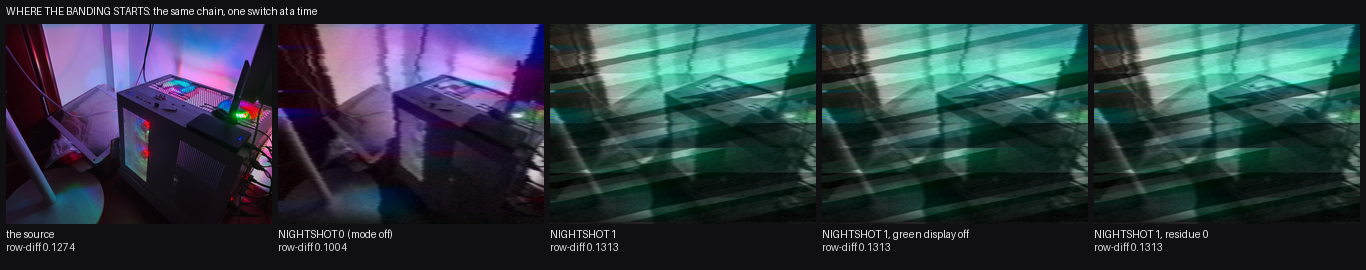
#> input picture tools/calib/BANDING_ORIGIN.png, 1366 x 270 px, given in place of 23315df037b01fa831a273364b41f99c28733fb1dc928b22d1e6c281818d, which was not available
$ python maps_look.py
#> lines starting #> are read from the running program, lines starting #| are printed output that depends on the picture
### atsim/codecs/__init__.py
"""Codec and physical subsystem modules."""
from __future__ import annotations
import importlib.util
import sys
from pathlib import Path

_DIR = Path(__file__).resolve().parent
for _mod_name in (
    "power_bus",
    "sync_clock",
    "crt_reshoot",
    "transport_servo",
    "switcher",
    "scopes",
    "patchbay_da",
    "test_signal_gen",
    "multiview_wall",
    "studio_ccu_genlock",
    "master_playout",
    "transfer_workstation",
    "edit_controller_nle",
    "playout_automation_v2",
    "satellite_ird",
    "tv_transmitter_chain",
    "inversion_calibration_lab",
    "film_optics",
    "photochemical_film",
    "film_telecine",
    "archival_archaeology",
    "spatial_environment_field",
    "mobile_isp_optics",
    "legacy_digital_media",
    "network_streaming_era",
    "perception_and_operator",
    "media_ecosystem_evolution",
):
    _full = f"{__name__}.{_mod_name}"
    if _full not in sys.modules:
        _p = _DIR / f"{_mod_name}.py"
        if _p.is_file():
            _spec = importlib.util.spec_from_file_location(_full, str(_p))
            if _spec and _spec.loader:
                _m = importlib.util.module_from_spec(_spec)
                sys.modules[_full] = _m
                try:
                    _spec.loader.exec_module(_m)
                    globals()[_mod_name] = _m
                except Exception as _exc:
                    import sys as _sys
                    print(f"[atsim.codecs] Warning: failed to load {_full}: {_exc}", file=_sys.stderr)

# Ensure MobileISPOpticsSpec always has all physical modeling default attributes even across partial updates
if "atsim.codecs.mobile_isp_optics" in sys.modules:
    _mio = sys.modules["atsim.codecs.mobile_isp_optics"]
    _Spec = getattr(_mio, "MobileISPOpticsSpec", None)
    if _Spec is not None:
        for _k, _v in (
            ("flicker_enabled", False),
            ("flicker_mains_hz", 50.0),
            ("flicker_depth", 0.0),
            ("flicker_color_drift", 0.65),
            ("flicker_num_bands", 5.2),
            ("tungsten_enabled", False),
            ("color_temp_k", 5500.0),
            ("awb_mode", 0),
            ("jpeg_decay_enabled", False),
            ("jpeg_decay_gens", 1.0),
            ("jpeg_decay_quality", 75.0),
            ("jpeg_decay_grid_shift", 2.0),
            ("night_bloom", 0.0),
        ):
            if not hasattr(_Spec, _k):
                setattr(_Spec, _k, _v)

### atsim/codecs/material.py
"""
Material labelling for the near-infrared model, from a local vision-language model when one is available.

**Why the note asks for this and why an estimate is not enough.**  `note.txt`'s second mechanism:

    "给场景材质设置近红外反射率，而不是直接把 RGB 转成灰度。植被、织物、皮肤、塑料和涂漆表面的近红外响应可能与可见光观感不同。
     这是普通夜视滤镜最难自然模拟的部分之一。"

**Near-IR albedo is not a function of visible brightness** -- chlorophyll returns a great deal (the Wood effect), skin
scatters it, dark cotton returns almost none, and a black plastic case returns more than a black cotton shirt.  **So
`lum ** 0.55`, which is what the model does now, is the thing the note says is hardest to make natural**, and
`nightvision.IR_ALBEDO` already lists the measured orderings while nothing reads them: a visible photograph does not say
which material is where.

**A vision-language model does say**, which is the whole point of having one: `siglip2-base-patch16-224` scores a picture
against arbitrary text, so `IR_ALBEDO`'s own keys become the prompts.

**Two properties are load-bearing, and both are enforced here rather than trusted:**

  * **an unavailable model is not an error.**  `available()` reports whether a checkpoint can be loaded, and where it
    cannot, `analyse` returns `None` so the caller falls back to the luminance estimate.  **A user without a model gets
    the estimate, not a failure** -- which is what the interface promises;
  * **every label carries its confidence, and low-confidence patches are marked so the estimate can take over
    patch-by-patch.**  Measured on the reference photograph, the model's margin over the runner-up runs from **0.692 down
    to 0.030**, so a label at 0.03 is worth nothing and must not be allowed to put foliage's 2.10 on concrete.  The
    margin is therefore returned beside the label and the blurring in `albedo_map` weights by it.
"""
from __future__ import annotations

import os
from typing import Any

import numpy as np

#: where a checkpoint is looked for, in order.  The first is this machine's; the rest are the usual cache locations a
#: user with `transformers` would have.  **None has to exist** -- `available()` returns False and the caller estimates.
DEFAULT_MODEL_DIRS = (
    r"D:\siglip2-base-patch16-224",
    os.path.expanduser("~/.cache/huggingface/hub/models--google--siglip2-base-patch16-224"),
    "siglip2-base-patch16-224",
)

#: the prompts are `IR_ALBEDO`'s own keys, so the table and the classifier cannot drift apart
# [4 lines left out: function _prompts, not called in this run]


_CACHE: dict[str, Any] = {}


def find_model(explicit: str | None = None) -> str | None:
    """The first checkpoint that exists, or None.  Never raises: an absent model is a supported configuration."""
    cands = ([explicit] if explicit else []) + list(DEFAULT_MODEL_DIRS)
    for c in cands:
        if c and os.path.isdir(c):
            return c
    return None


def available(explicit: str | None = None) -> bool:
    """Whether material labelling can run at all, which decides between the model and the estimate."""
    if find_model(explicit) is None:
        return False
    try:
        import torch            # noqa: F401
        import transformers     # noqa: F401
    except Exception:                                                          # noqa: BLE001
        return False
    return True


# [76 lines left out: functions _load, analyse, not called in this run]


#: **Ordinal depth bins.**  The wording matters more than the count: the model was trained on captions, so these have to
#: be *ordered phrases a caption would use*, not depth numbers.  Their probabilities are combined into an expectation,
#: which is what makes the result continuous rather than a class label -- and what makes an unplaceable image degrade to
#: a mid depth, so the illuminator's falloff stays gentle instead of inventing structure.
DEPTH_BINS = (
    "something extremely close to the camera, right in front of the lens",
    "something very near the camera, within arm's reach",
    "something a short distance away, a metre or two",
    "something a few metres away in the middle of the room",
    "something far away, across the room",
    "the distant background, far behind everything else",
)


# [46 lines left out: function analyse_depth, not called in this run]

### tools/maps_look.py
"""
Look at the two maps the vision model produces, since `_night_vision` is where the banding is made.

**What the trace established.**  Tracing inside the camera, writing an image per call:

    call               mode0      mode1      difference
    (the input)        0.12737
    **_night_vision**  0.12737   **0.19899**  **+0.07162**   <- the whole excess, in one call
    _roll_off          0.12695    0.19785    +0.07090       (and every later call leaves it)
    _shadow_depth .. _sharpen   0.12695    0.19785    unchanged

**and the picture shows what it is**: mode 1's `_night_vision` output is **a green diagonally-banded layer over the
picture**, not a degraded version of it.  **So the banding is a PATTERN, and the two things inside that call which can
produce a pattern are the two maps the vision model supplies** -- the near-IR albedo (multiplied into the picture by
`ir_highlights`) and the relative depth (multiplied into the illuminator's field).

**And neither map has ever been looked at.**  They have been measured through statistics of their effect on the picture,
and seven of those statistics failed.  **So they are written out here directly**: the albedo map, the depth map, and each
one's own row-difference -- because a map that itself bands would explain everything and would be visible immediately.
"""
from __future__ import annotations

import os
import sys

import numpy as np
from PIL import Image, ImageDraw

ROOT = os.path.dirname(os.path.dirname(os.path.abspath(__file__)))
sys.path.insert(0, ROOT)

from atsim.codecs import material                                             # noqa: E402
from atsim.codecs.nightvision import albedo_map, illuminator_field, NightVisionSpec  # noqa: E402
from atsim.core.standards import STANDARDS                                    # noqa: E402

COEF = np.array([0.299, 0.587, 0.114], np.float32)
OBJ = (r"C:\Users\Administrator\.dsh\attachments\v1\objects")
PHOTO = os.path.join(OBJ, "69", "699c23315df037b01fa831a273364b41f99c28733fb1dc928b22d1e6c281818d")
OUT = os.path.join(ROOT, "tools", "calib")
W, H = 533, 400

_a = np.asarray(Image.open(PHOTO).convert("RGB"), np.float32) / 255.0
SRC = np.asarray(Image.fromarray((np.clip(_a, 0, 1) * 255).astype(np.uint8)).resize((W, H), Image.LANCZOS),
                 np.float32) / 255.0
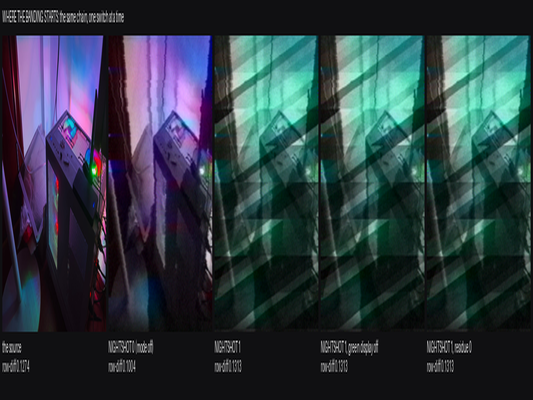
#> SRC: shape (400, 533, 3) float32; mean R, G, B 0.179, 0.23, 0.257


def rowsig(a):
    """**A single-plane map has no channels to project**, so it is taken as it is; a picture is projected to luma."""
    arr = np.asarray(a, np.float32)
    g = np.clip(arr @ COEF, 0, 1) if arr.ndim == 3 else np.clip(arr, 0, 1)
    return float(np.abs(np.diff(g, axis=0)).mean()) / max(1e-9, float(g.std()))


print("   === the vision model's two maps, computed exactly as the stage does ===")
labelled = material.analyse(SRC, grid=8) if material.available() else None
if labelled is None:
    print("      no vision model available")
    raise SystemExit(0)
#> (the program exits here)

$ run again, on tools/calib/CAMERA_TRACE.png
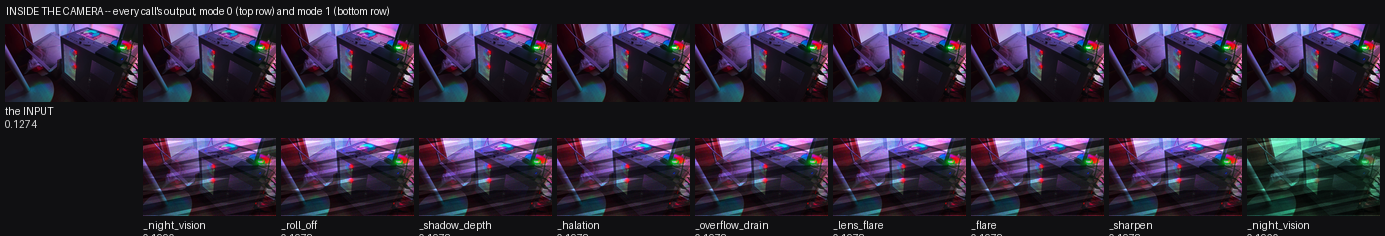
#> input picture tools/calib/CAMERA_TRACE.png, 1385 x 236 px, given in place of 23315df037b01fa831a273364b41f99c28733fb1dc928b22d1e6c281818d, which was not available
#> `SRC = np.asarray(Image.fromarray((np.clip(_a, 0, 1) * 255).astype(np.u..`:
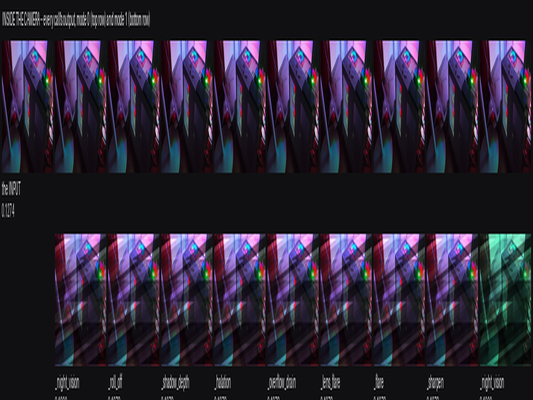
#> SRC: shape (400, 533, 3) float32; mean R, G, B 0.172, 0.145, 0.207

$ run again, on tools/calib/DETAIL_TEST.png
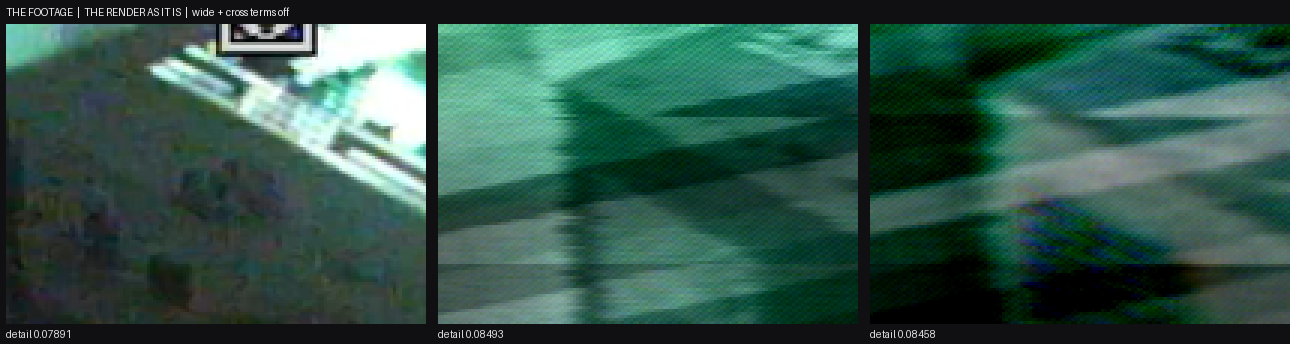
#> input picture tools/calib/DETAIL_TEST.png, 1290 x 344 px, given in place of 23315df037b01fa831a273364b41f99c28733fb1dc928b22d1e6c281818d, which was not available
#> `SRC = np.asarray(Image.fromarray((np.clip(_a, 0, 1) * 255).astype(np.u..`:
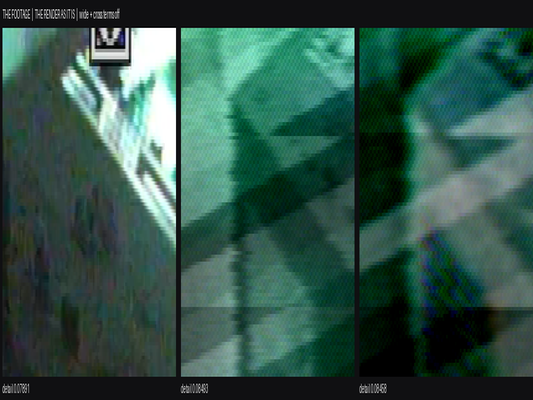
#> SRC: shape (400, 533, 3) float32; mean R, G, B 0.192, 0.326, 0.284

$ run again, on tools/calib/DIAG.png
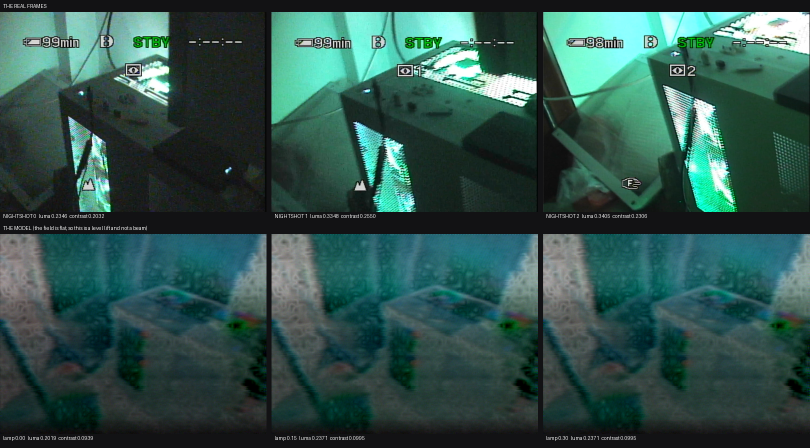
#> input picture tools/calib/DIAG.png, 1619 x 896 px, given in place of 23315df037b01fa831a273364b41f99c28733fb1dc928b22d1e6c281818d, which was not available (shown at 1/2 size)
#> `SRC = np.asarray(Image.fromarray((np.clip(_a, 0, 1) * 255).astype(np.u..`:
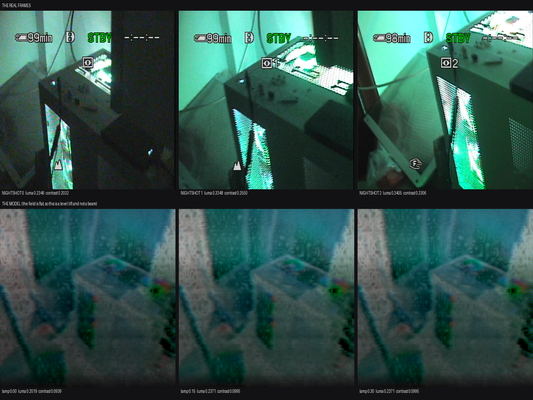
#> SRC: shape (400, 533, 3) float32; mean R, G, B 0.191, 0.324, 0.3
